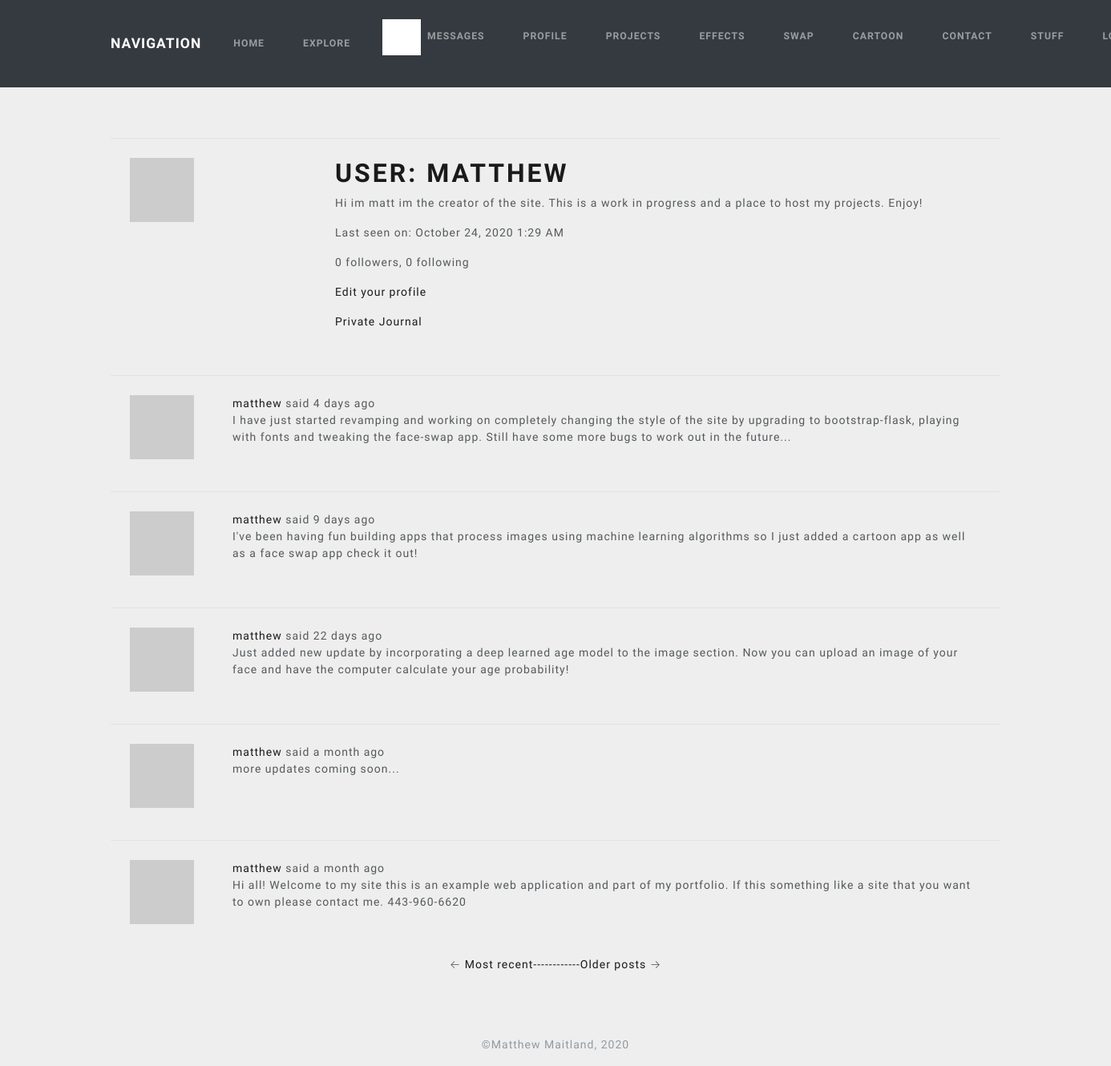
Page /user/matthew (signed in) on the earlier database version.
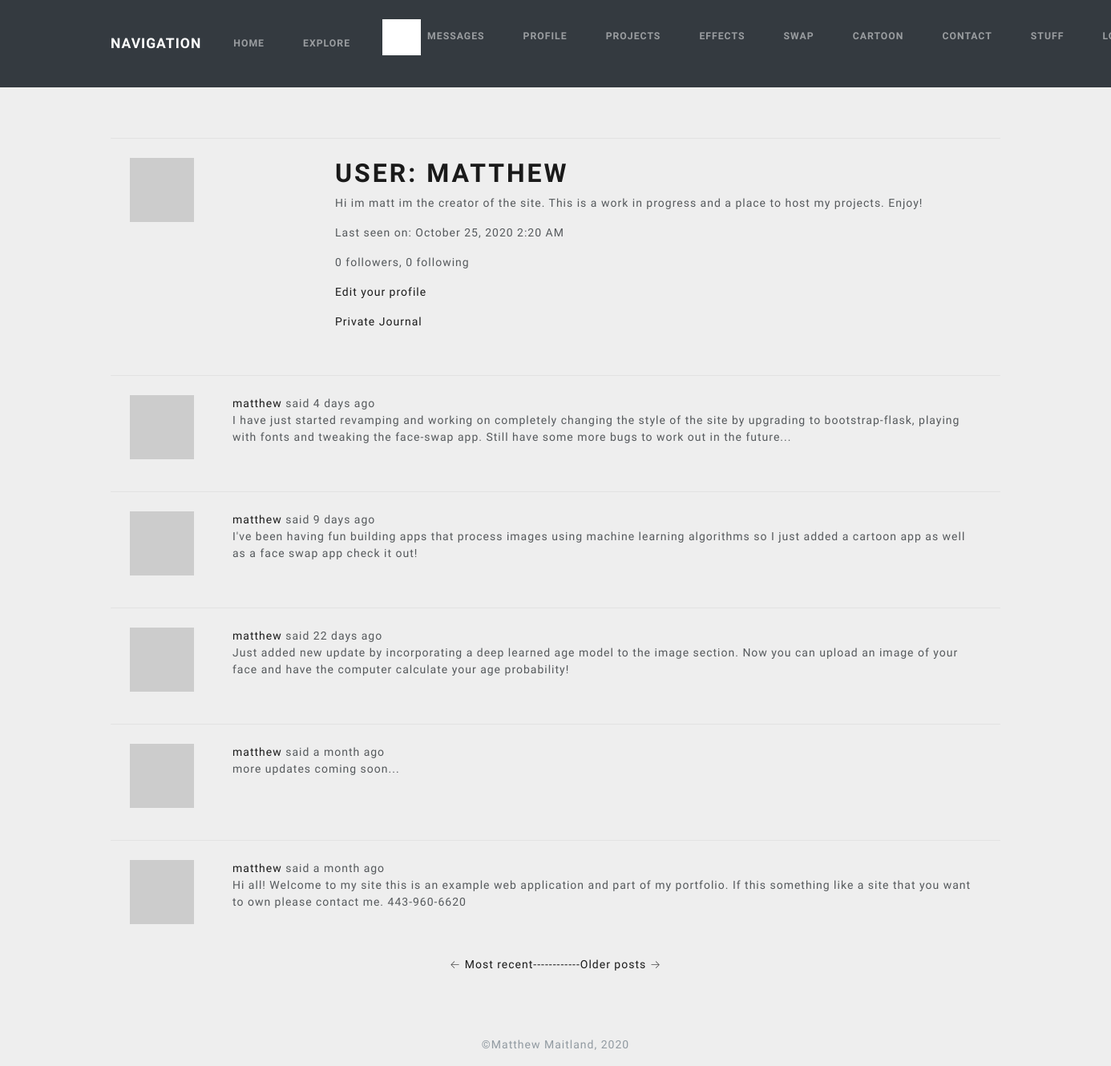
Same page on the later database version.
### app/models.py (models this page shows, shortened)
class PaginatedAPIMixin(object):
    @staticmethod
    def to_collection_dict(query, page, per_page, endpoint, **kwargs):
        resources = query.paginate(page, per_page, False)
        data = {
            'items': [item.to_dict() for item in resources.items],
            '_meta': {
                'page': page,
                'per_page': per_page,
                'total_pages': resources.pages,
                'total_items': resources.total
            },
            '_links': {
                'self': url_for(endpoint, page=page, per_page=per_page,
                                **kwargs),
                'next': url_for(endpoint, page=page + 1, per_page=per_page,
                                **kwargs) if resources.has_next else None,
                'prev': url_for(endpoint, page=page - 1, per_page=per_page,
                                **kwargs) if resources.has_prev else None
            }
        }
        return data

class User(UserMixin, PaginatedAPIMixin, db.Model):
    id = db.Column(db.Integer, primary_key=True)
    username = db.Column(db.String(64), index=True, unique=True)
    email = db.Column(db.String(120), index=True, unique=True)
    password_hash = db.Column(db.String(128))
    posts = db.relationship('Post', backref='author', lazy='dynamic')
    about_me = db.Column(db.String(140))
    journal = db.Column(db.String(500))
    last_seen = db.Column(db.DateTime, default=datetime.utcnow)
    token = db.Column(db.String(32), index=True, unique=True)
    token_expiration = db.Column(db.DateTime)
    followed = db.relationship(
        'User', secondary=followers,
        primaryjoin=(followers.c.follower_id == id),
        secondaryjoin=(followers.c.followed_id == id),
        backref=db.backref('followers', lazy='dynamic'), lazy='dynamic')
    messages_sent = db.relationship('Message',
                                    foreign_keys='Message.sender_id',
                                    backref='author', lazy='dynamic')
    messages_received = db.relationship('Message',
                                        foreign_keys='Message.recipient_id',
                                        backref='recipient', lazy='dynamic')
    last_message_read_time = db.Column(db.DateTime)
    notifications = db.relationship('Notification', backref='user',
                                    lazy='dynamic')
    tasks = db.relationship('Task', backref='user', lazy='dynamic')
    def avatar(self, size):
        digest = md5(self.email.lower().encode('utf-8')).hexdigest()
        return 'https://www.gravatar.com/avatar/{}?d=identicon&s={}'.format(
            digest, size)
    def new_messages(self):
        last_read_time = self.last_message_read_time or datetime(1900, 1, 1)
        return Message.query.filter_by(recipient=self).filter(
            Message.timestamp > last_read_time).count()
    def get_tasks_in_progress(self):
        return Task.query.filter_by(user=self, complete=False).all()

class SearchableMixin(object):
    @classmethod
    def before_commit(cls, session):
        session._changes = {
            'add': list(session.new),
            'update': list(session.dirty),
            'delete': list(session.deleted)
        }
    @classmethod
    def after_commit(cls, session):
        for obj in session._changes['add']:
            if isinstance(obj, SearchableMixin):
                add_to_index(obj.__tablename__, obj)
        for obj in session._changes['update']:
            if isinstance(obj, SearchableMixin):
                add_to_index(obj.__tablename__, obj)
        for obj in session._changes['delete']:
            if isinstance(obj, SearchableMixin):
                remove_from_index(obj.__tablename__, obj)
        session._changes = None

class Post(SearchableMixin, db.Model):
    __searchable__ = ['body']
    id = db.Column(db.Integer, primary_key=True)
    body = db.Column(db.String(140))
    timestamp = db.Column(db.DateTime, index=True, default=datetime.utcnow)
    user_id = db.Column(db.Integer, db.ForeignKey('user.id'))
    language = db.Column(db.String(5))

### app/main/views.py (the view)
@bp.route('/user/<username>')
@login_required
def user(username):
    user = User.query.filter_by(username=username).first_or_404()
    page = request.args.get('page', 1, type=int)
    posts = user.posts.order_by(Post.timestamp.desc()).paginate(
        page, current_app.config['POSTS_PER_PAGE'], False)
    next_url = url_for('main.user', username=user.username,
                       page=posts.next_num) if posts.has_next else None
    prev_url = url_for('main.user', username=user.username,
                       page=posts.prev_num) if posts.has_prev else None
    form = EmptyForm()
    return render_template('user.html', user=user, posts=posts.items,
                           next_url=next_url, prev_url=prev_url, form=form)

### app/main/forms.py
class SearchForm(FlaskForm):
    q = StringField(_l('Search'), validators=[DataRequired()])
    def __init__(self, *args, **kwargs):
        if 'formdata' not in kwargs:
            kwargs['formdata'] = request.args
        if 'csrf_enabled' not in kwargs:
            kwargs['csrf_enabled'] = False
        super(SearchForm, self).__init__(*args, **kwargs)

class EmptyForm(FlaskForm):
    submit = SubmitField('Submit')

### app/main/views.py (called while the page is built)
@bp.before_app_request
def before_request():
    if current_user.is_authenticated:
        current_user.last_seen = datetime.utcnow()
        db.session.commit()
        g.search_form = SearchForm()
    g.locale = str(get_locale())

### app/models.py (called while the page is built)
@login.user_loader
def load_user(id):
    return User.query.get(int(id))

### app/templates/user.html (shortened to what this page needs)
{% extends "base.html" %}
{% block app_content %}
    <table class="table table-hover">
        <tr>
            <td width="256px"><img src="{{ user.avatar(256) }}"></td>
            <td>
                <h1>{{ _('User') }}: {{ user.username }}</h1>
                {% if user.about_me %}<p>{{ user.about_me }}</p>{% endif %}
                {% if user.last_seen %}
                <p>{{ _('Last seen on') }}: {{ moment(user.last_seen).format('LLL') }}</p>
                {% endif %}
                <p>{{ _('%(count)d followers', count=user.followers.count()) }}, {{ _('%(count)d following', count=user.followed.count()) }}</p>
                {% if user == current_user %}
                <p><a href="{{ url_for('main.edit_profile') }}">{{ _('Edit your profile') }}</a></p>
                <p><a href="{{ url_for('main.edit_journal') }}">{{ _('Private Journal') }}</a></p>
                {% endif %}
            </td>
        </tr>
    </table>
    {% for post in posts %}
        {% include '_post.html' %}
    {% endfor %}
    <nav aria-label="...">
        <ul class="pagination justify-content-center">
            <li class="previous{% if not prev_url %} disabled{% endif %}">
                <a href="{{ prev_url or '#' }}">
                    <span aria-hidden="true">&larr;</span> {{ _('Most recent------') }}
                </a>
            </li>
            <li class="next{% if not next_url %} disabled{% endif %}">
                <a href="{{ next_url or '#' }}">
                    {{ _('------Older posts') }} <span aria-hidden="true">&rarr;</span>
                </a>
            </li>
        </ul>
    </nav>
{% endblock %}

### app/templates/base.html (shortened to what this page needs)
{% extends 'bootstrap/base.html' %}
{% block styles %}
  <link rel="stylesheet" href="{{url_for('static', filename='lux.css')}}">
{% endblock %}
{% block navbar %}
    <nav class="navbar navbar-expand-lg navbar-dark bg-dark">
        <div class="container">
            <div class="navbar-header">
                <a class="navbar-brand" href="{{ url_for('main.index') }}">Navigation</a>
            </div>
            <div class="collapse navbar-collapse" id="navbarNav">
                <ul class="navbar-nav">
                    <li class="nav-item"><a class="nav-link" href="{{ url_for('main.index') }}">{{ _('Home') }}</a></li>
                    <li class="nav-item"><a class="nav-link" href="{{ url_for('main.explore') }}">{{ _('Explore') }}</a></li>
                </ul>
                {% if g.search_form %}
                <form class="navbar-form navbar-left" method="get" action="{{ url_for('main.search') }}">
                    <div class="form-group">
                        {{ g.search_form.q(size=20, class='form-control', placeholder=g.search_form.q.label.text) }}
                    </div>
                </form>
                {% endif %}
                <ul class="navbar-nav navbar-right">
                    {% if current_user.is_anonymous %}
                    <li class="nav-item"><a class="nav-link" href="{{ url_for('auth.login') }}">{{ _('Login') }}</a></li>
                    {% else %}
                    <li class="nav-item">
                        <a class="nav-link" href="{{ url_for('main.messages') }}">{{ _('Messages') }}
                            {% set new_messages = current_user.new_messages() %}
                        </a>
                    </li>
                    <li class="nav-item"><a class="nav-link" href="{{ url_for('main.user', username=current_user.username) }}">{{ _('Profile') }}</a></li>
                    <li class="nav-item"><a class="nav-link" href="{{ url_for('main.pgame') }}">{{ _('Projects') }}</a></li>
                    <li class="nav-item"><a class="nav-link" href="{{ url_for('flaskgur.upload_pic') }}">{{ _('Effects') }}</a></li>
                    <li class="nav-item"><a class="nav-link" href="{{ url_for('faceswap.upload') }}">{{ _('Swap') }}</a></li>
                    <li class="nav-item"><a class="nav-link" href="http://mattoon.herokuapp.com/">{{ _('Cartoon') }}</a></li>
                    <li class="nav-item"><a class="nav-link" href="{{ url_for('main.contact') }}">{{ _('Contact') }}</a></li>
                    <li class="nav-item"><a class="nav-link" href="{{ url_for('main.lehigh') }}">{{ _('Stuff') }}</a></li>
                    <li class="nav-item"><a class="nav-link" href="{{ url_for('auth.logout') }}">{{ _('Logout') }}</a></li>
                    {% endif %}
                </ul>
            </div>
        </div>
    </nav>
{% endblock %}
{% block content %}
<br><br><br>
    <div class="container">
        {% block app_content %}{% endblock %}
    </div>
{%- block footer %}
<div id="footer">
    <div class="container text-center">
      <p class="text-muted credit" style="color:#fff">&copy;Matthew Maitland, 2020</p>
    </div>
  </div>
{%- endblock footer %}
{% endblock %}

### app/templates/_post.html (shortened to what this page needs)
    <table class="table table-hover">
        <tr>
            <td width="70px">
                <a href="{{ url_for('main.user', username=post.author.username) }}">
                    <img src="{{ post.author.avatar(70) }}" />
                </a>
            </td>
            <td>
                {{ _('%(username)s said %(when)s',
                    username=user_link, when=moment(post.timestamp).fromNow()) }}
                <br>
                <span id="post{{ post.id }}">{{ post.body }}</span>
            </td>
        </tr>
    </table>

Differences in the rows shown:
changed User "MATTHEW": last_seen "October 24, 2020 1:29 AM" → "October 25, 2020 2:20 AM"
